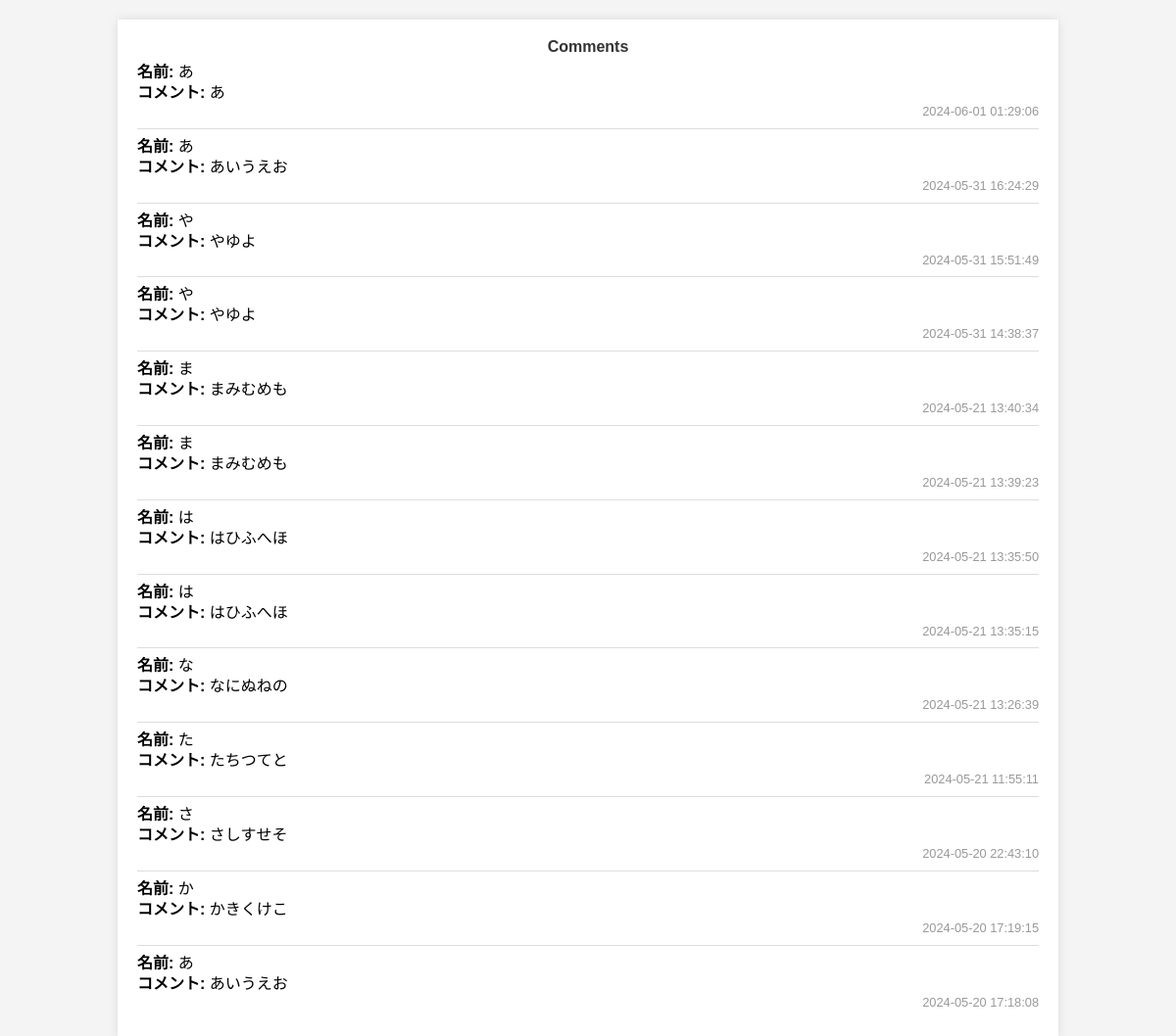
The page /comment.php on the database its author committed.
### tables this page shows
CREATE TABLE `comments` (
  `id` int(11) NOT NULL,
  `name` varchar(20) NOT NULL,
  `email` varchar(45) NOT NULL,
  `comment` varchar(100) NOT NULL,
  `send_at` datetime NOT NULL
);

### comment.php (the view, shortened to what this page needs)
<?php
$dsn = 'mysql:dbname=favorite-site_comment;host=127.0.0.1;charset=utf8';
$user = 'root';
$password = '';
try {
    $PDO = new PDO($dsn, $user, $password);
    $PDO->setAttribute(PDO::ATTR_ERRMODE, PDO::ERRMODE_EXCEPTION);
    $sql = "SELECT name, comment, send_at FROM comments ORDER BY send_at DESC LIMIT 15";
    $stmt = $PDO->query($sql);
    $comments = $stmt->fetchAll(PDO::FETCH_ASSOC);
} catch (PDOException $e) {
    echo 'Database error: ' . $e->getMessage();
    exit;
}
?>
<!DOCTYPE html>
<html lang="ja">
<head>
    <link rel="stylesheet" href="./css/reset.css">
    <link rel="stylesheet" href="./css/comment.css">
</head>
<body>
    <div class="container">
        <h1>Comments</h1>
        <?php if (empty($comments)): ?>
            <p>No comments available.</p>
        <?php else: ?>
            <?php foreach ($comments as $comment): ?>
                <div class="comment">
                    <div class="comment-name"><strong>名前:</strong> <?php echo htmlspecialchars($comment['name'], ENT_QUOTES, 'UTF-8'); ?></div>
                    <div class="comment-text"><strong>コメント:</strong> <?php echo nl2br(htmlspecialchars($comment['comment'], ENT_QUOTES, 'UTF-8')); ?></div>
                    <div class="comment-date"><?php echo htmlspecialchars($comment['send_at'], ENT_QUOTES, 'UTF-8'); ?></div>
                </div>
            <?php endforeach; ?>
        <?php endif; ?>
    </div>
</body>
</html>

### css/comment.css (style rules this page uses)
body { font-family: Arial, sans-serif; background-color: #f4f4f4; margin: 0; padding: 0; }
.container { width: 80%; margin: 20px auto; background: #fff; padding: 20px; box-shadow: 0 0 10px rgba(0, 0, 0, 0.1); }
h1 { text-align: center; color: #333; }
.comment { border-bottom: 1px solid #ddd; padding: 10px 0; }
.comment:last-child { border-bottom: none; }
.comment-name { margin-bottom: 5px; }
.comment-text { margin-bottom: 5px; }
.comment-date { text-align: right; font-size: 0.8em; color: #999; }

### rows shown on the page
comments: name "あ", comment "あ", send_at "2024-06-01 01:29:06"
comments: name "あ", comment "あいうえお", send_at "2024-05-31 16:24:29"
comments: name "や", comment "やゆよ", send_at "2024-05-31 15:51:49"
comments: name "や", comment "やゆよ", send_at "2024-05-31 14:38:37"
comments: name "ま", comment "まみむめも", send_at "2024-05-21 13:40:34"
comments: name "ま", comment "まみむめも", send_at "2024-05-21 13:39:23"
comments: name "は", comment "はひふへほ", send_at "2024-05-21 13:35:50"
comments: name "は", comment "はひふへほ", send_at "2024-05-21 13:35:15"
comments: name "な", comment "なにぬねの", send_at "2024-05-21 13:26:39"
comments: name "た", comment "たちつてと", send_at "2024-05-21 11:55:11"
comments: name "さ", comment "さしすせそ", send_at "2024-05-20 22:43:10"
comments: name "か", comment "かきくけこ", send_at "2024-05-20 17:19:15"
comments: name "あ", comment "あいうえお", send_at "2024-05-20 17:18:08"
